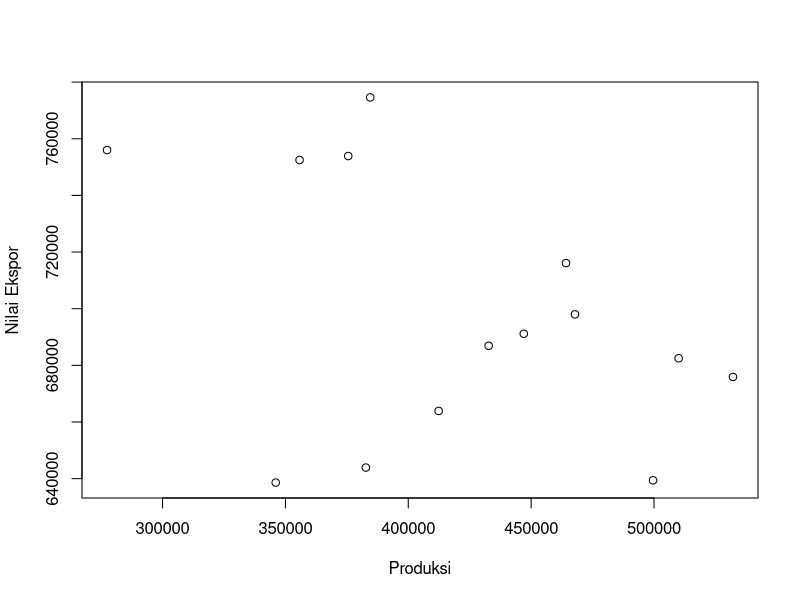

R code for this plot:
## ---- chunk 1
setwd('C:/metodologi/UAS') 
library('readxl')
library('tidyverse')
## ---- chunk 2
#| label: fig-mpg
#| fig-cap: "City and highway mileage for 38 popular models of cars.Color by number of cylinders"
setwd('C:/metodologi/UAS') # AWAS SETWD-NYA PERBAIKI DULU
library('readxl')
library('tidyverse')
dat<-read_excel('UAS KOPI.xlsx')
reg1<-lm(Y~X,data=dat)
summary(reg1)
plot(dat$Y,dat$X,xlab="Produksi",ylab="Nilai Ekspor")
